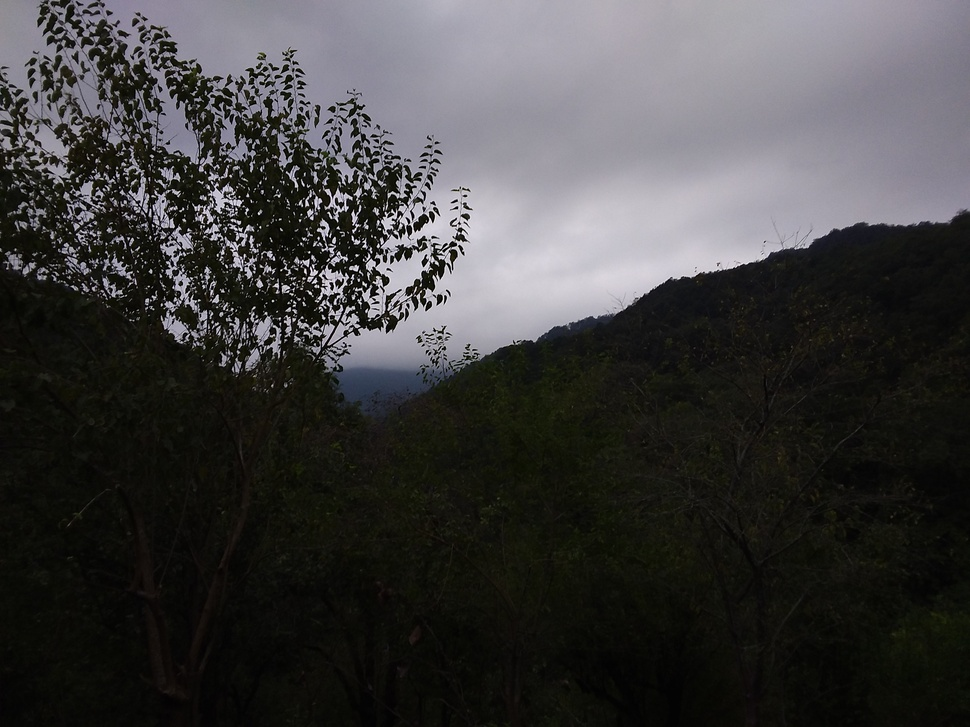
#> input picture HW1/Qustions/Enhance2.jpg, 970 x 727 px, shrunk from 3264 x 2448 before the run, found by its file name
$ python q2.py
#> lines starting #> are read from the running program, lines starting #| are printed output that depends on the picture
# import libraries and read image
import numpy as np
import cv2
import matplotlib.pyplot as plt
import numpy as np


# equalize hist function
def equalize_hist(img):
    # calculate histogram
    hist = np.zeros(256)
    flatten = img.flatten()
    for intensity in flatten:
        hist[intensity] += 1

    # normalize hist
    normalized_hist = hist/sum(hist)

    # cummulative sum
    cumsum_hist = np.cumsum(normalized_hist)

    # create lookup table for new intensities
    new_intensities = np.floor(255 * cumsum_hist)

    # creating equalized hist image
    shape = img.shape
    img = img.flatten()
    new_img = np.array([new_intensities[item] for item in img], dtype=np.uint8)
    new_img = new_img.reshape(shape)

    return new_img


img = cv2.imread('Enhance2.jpg')
#> img is the input picture: shape (727, 970, 3); mean B, G, R 62.5, 62.4, 63.2
img = cv2.cvtColor(img, cv2.COLOR_BGR2RGB)

# conditional log transformation
alpha = 0.2
beta = 0.03
r, g, b = cv2.split(img)
rt = np.where((r + g + b) / 3 < 40, np.uint8(255 / np.log(1 + 255 * alpha) * np.log(1 + alpha * r)),
              np.uint8(255 / np.log(1 + 255 * beta) * np.log(1 + beta * r)))
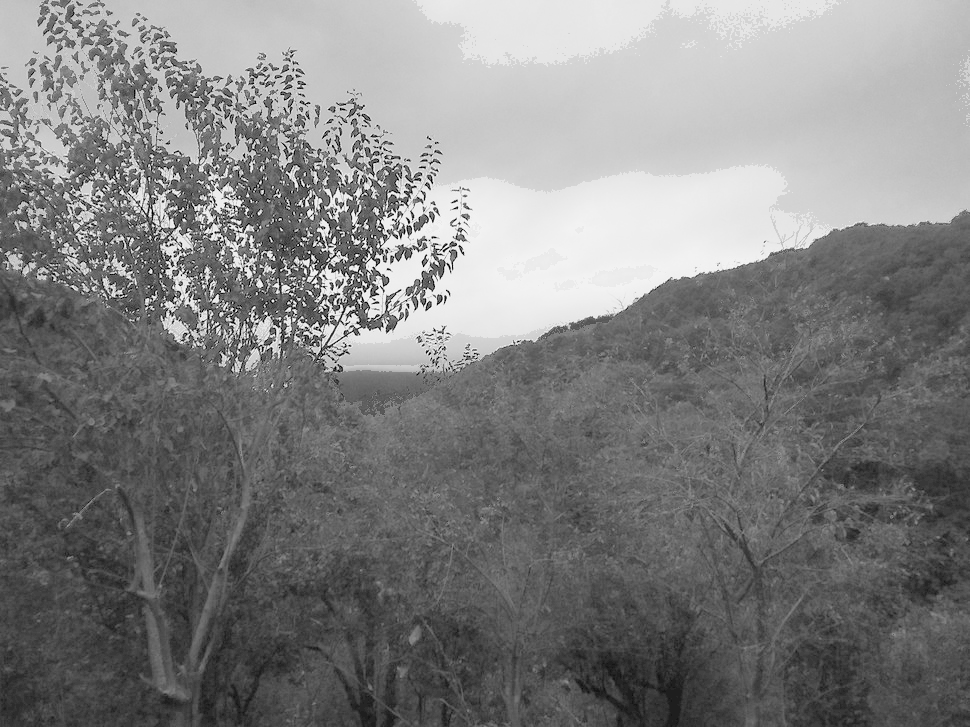
#> rt: shape (727, 970); min 0, max 255, mean 128.2
gt = np.where((r + g + b) / 3 < 40, np.uint8(255 / np.log(1 + 255 * alpha) * np.log(1 + alpha * g)),
              np.uint8(255 / np.log(1 + 255 * beta) * np.log(1 + beta * g)))
bt = np.where((r + g + b) / 3 < 40, np.uint8(255 / np.log(1 + 255 * alpha) * np.log(1 + alpha * b)),
              np.uint8(255 / np.log(1 + 255 * beta) * np.log(1 + beta * b)))
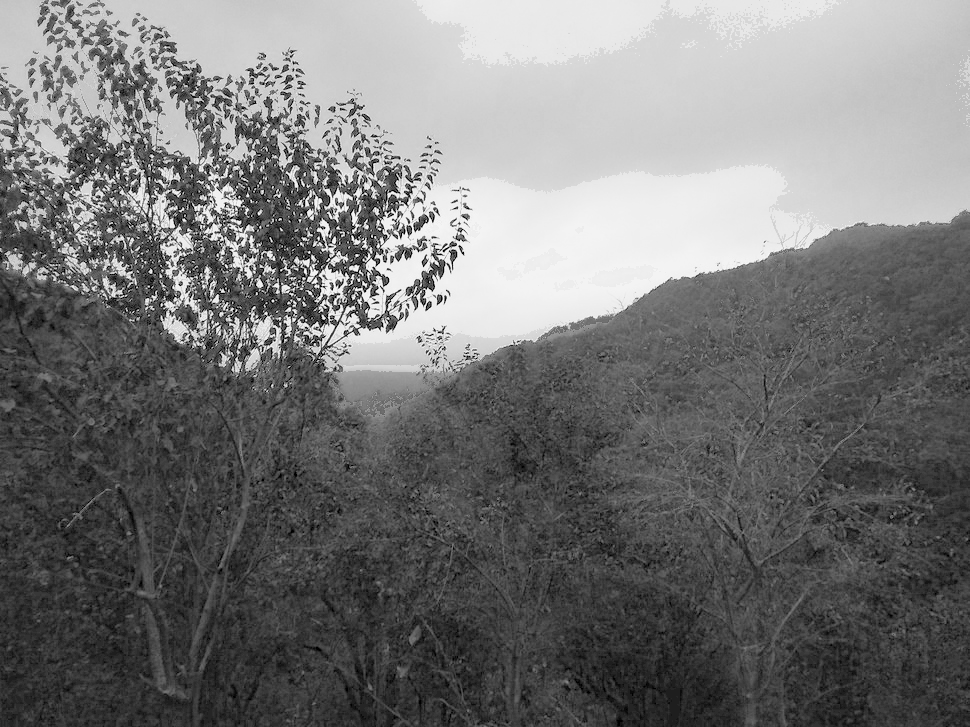
#> bt: shape (727, 970); min 0, max 255, mean 118
log_transformed = cv2.merge((rt, gt, bt))
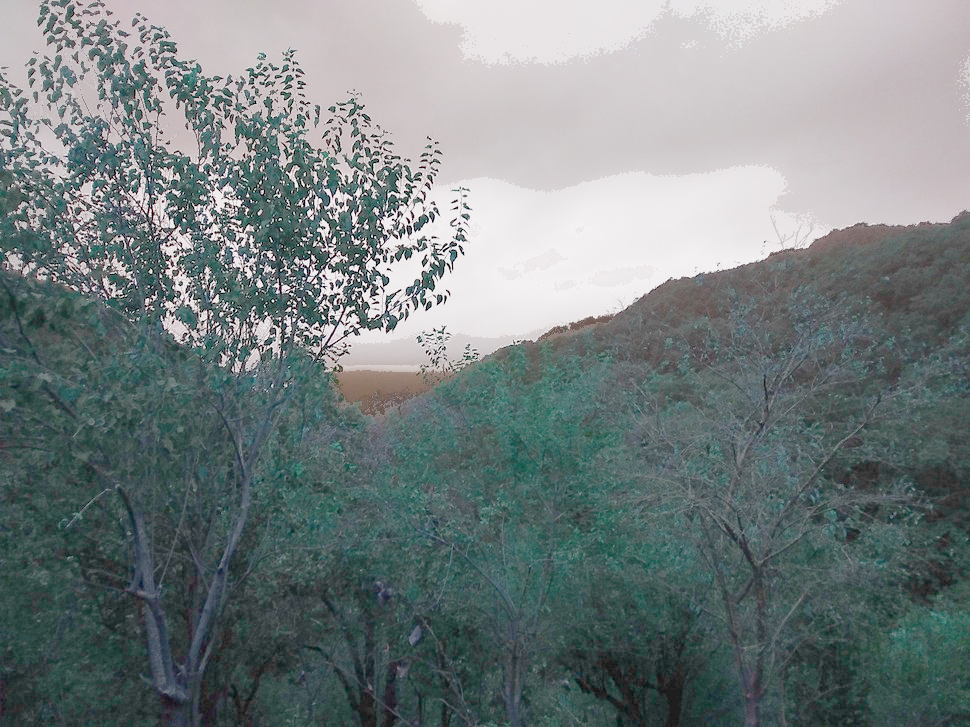
#> log_transformed: shape (727, 970, 3); mean of channels 0, 1, 2 128.2, 127.7, 118; drawn as B, G, R

rtt, gtt, btt = equalize_hist(rt), equalize_hist(gt), equalize_hist(bt)
#> the loop in equalize_hist, `for intensity in flatten:` made 705190 passes
#> intensity on passes 1 to 3: 192, 194, 194
#> after the loop in equalize_hist, `for intensity in flatten:`: hist = 256 values, max 28048 at index 78, min 0 at index 1, mean 2754.6
#> in equalize_hist, `normalized_hist = hist/sum(hist)`: normalized_hist = 256 values, max 0.0398 at index 78, min 0 at index 1, mean 0.00391
#> in equalize_hist, `cumsum_hist = np.cumsum(normalized_hist)`: cumsum_hist = 256 values from 0.00126 to 1
#> in equalize_hist, `new_intensities = np.floor(255 * cumsum_hist)`: new_intensities = 256 values from 0 to 254
#> in equalize_hist (call 2), `hist = np.zeros(256)`: hist = 256 values from 0 to 0
#> the loop in equalize_hist (call 2), `for intensity in flatten:` made 705190 passes
#> intensity on passes 1 to 3: 191, 192, 192
#> after the loop in equalize_hist (call 2), `for intensity in flatten:`: hist = 256 values, max 28317 at index 82, min 0 at index 1, mean 2754.6
#> in equalize_hist (call 2), `normalized_hist = hist/sum(hist)`: normalized_hist = 256 values, max 0.0402 at index 82, min 0 at index 1, mean 0.00391
#> in equalize_hist (call 2), `cumsum_hist = np.cumsum(normalized_hist)`: cumsum_hist = 256 values from 0.00324 to 1
#> in equalize_hist (call 2), `new_intensities = np.floor(255 * cumsum_hist)`: new_intensities = 256 values from 0 to 255
#> in equalize_hist (call 2), `new_img = new_img.reshape(shape)`:
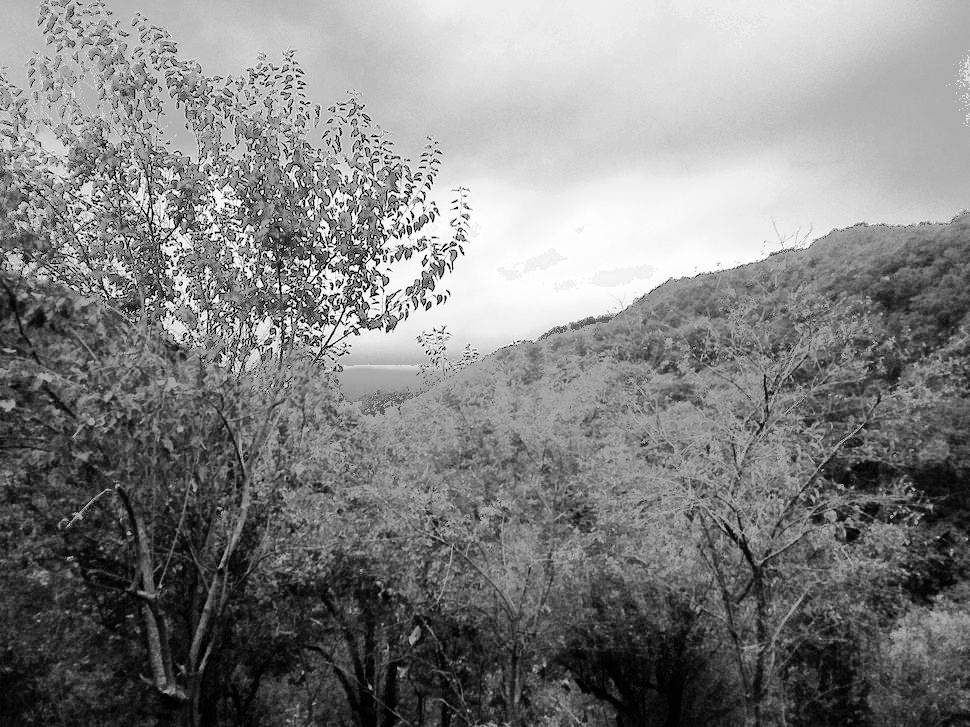
#> new_img: shape (727, 970); min 0, max 255, mean 129.8
#> in equalize_hist (call 3), `hist = np.zeros(256)`: hist = 256 values from 0 to 0
#> the loop in equalize_hist (call 3), `for intensity in flatten:` made 705190 passes
#> intensity on passes 1 to 3: 193, 194, 194
#> after the loop in equalize_hist (call 3), `for intensity in flatten:`: hist = 256 values, max 40739 at index 56, min 0 at index 1, mean 2754.6
#> in equalize_hist (call 3), `normalized_hist = hist/sum(hist)`: normalized_hist = 256 values, max 0.0578 at index 56, min 0 at index 1, mean 0.00391
#> in equalize_hist (call 3), `cumsum_hist = np.cumsum(normalized_hist)`: cumsum_hist = 256 values from 0.00469 to 1
#> in equalize_hist (call 3), `new_intensities = np.floor(255 * cumsum_hist)`: new_intensities = 256 values from 1 to 254
#> in equalize_hist (call 3), `new_img = new_img.reshape(shape)`:
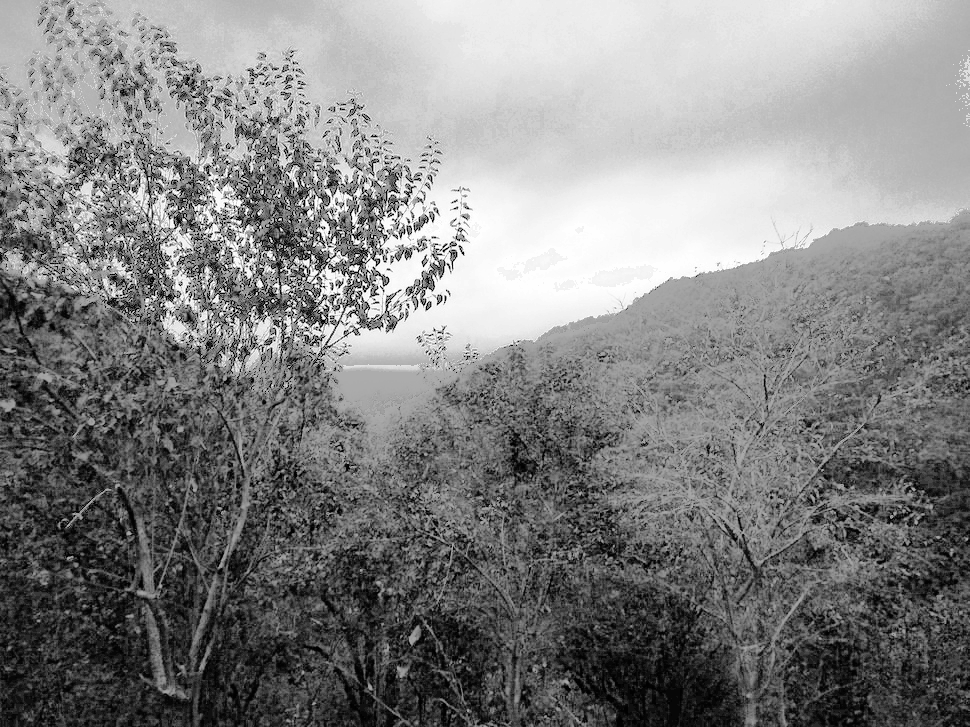
#> new_img: shape (727, 970); min 1, max 254, mean 130.5
img = cv2.merge((rtt, gtt, btt))
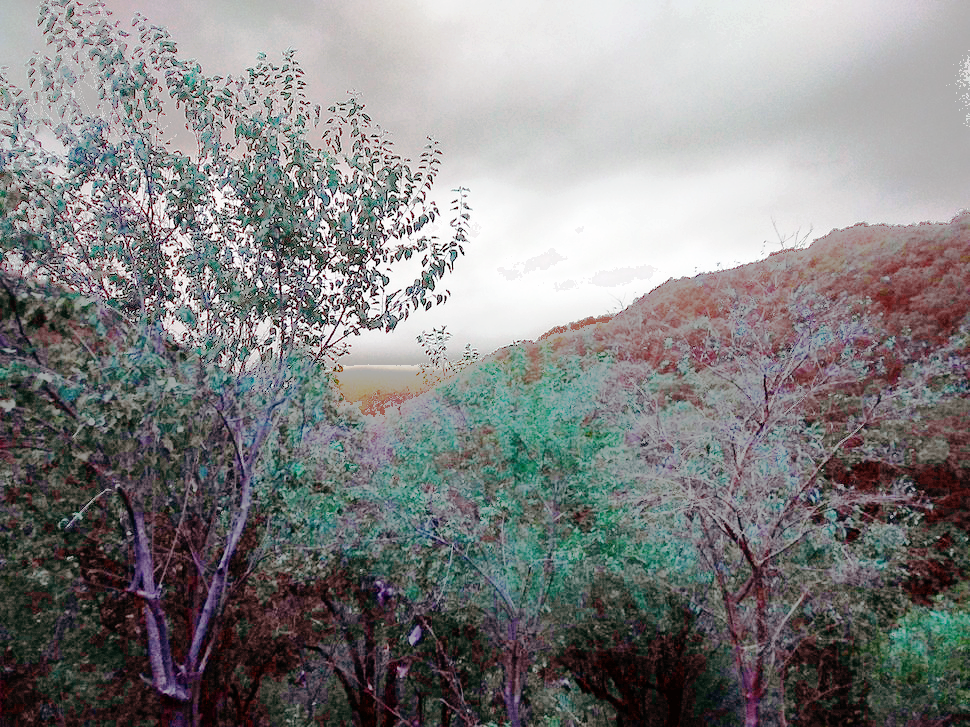
#> img: shape (727, 970, 3); mean of channels 0, 1, 2 129.8, 129.8, 130.5; drawn as B, G, R

# save image
img = cv2.cvtColor(img, cv2.COLOR_RGB2BGR)
cv2.imwrite("res02.jpg", img)

$ run again, with HW1/Qustions/Dark.jpg copied over HW1/Qustions/Enhance2.jpg
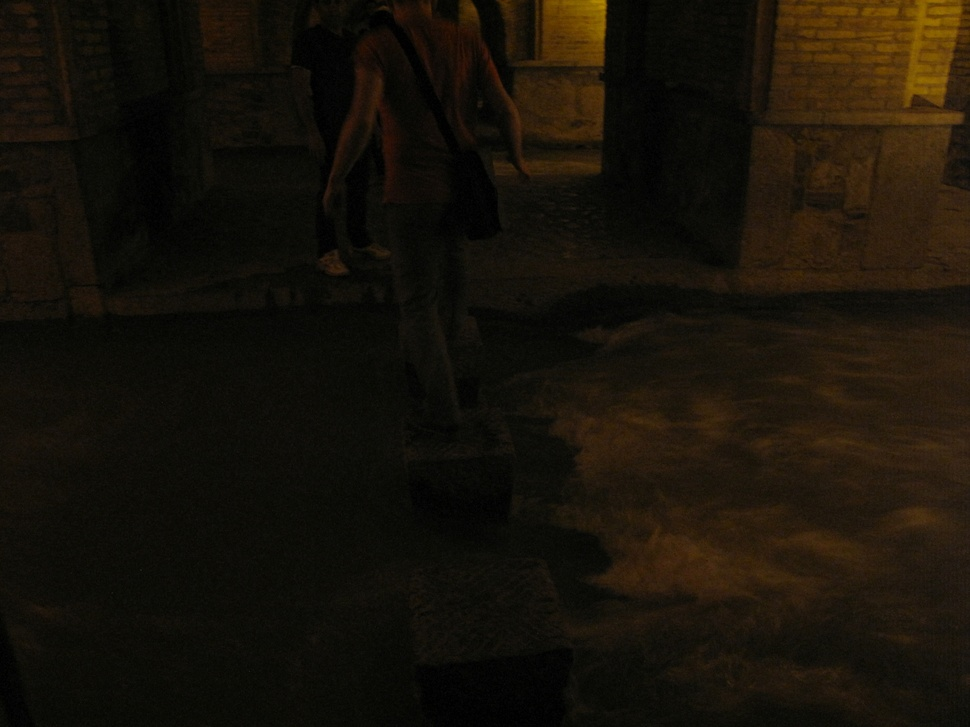
#> input picture HW1/Qustions/Dark.jpg, 970 x 727 px, shrunk from 2208 x 1656 before the run, found by its file name
#> img is the input picture: shape (727, 970, 3); mean B, G, R 9.1, 18.2, 23.5
#> `log_transformed = cv2.merge((rt, gt, bt))`:
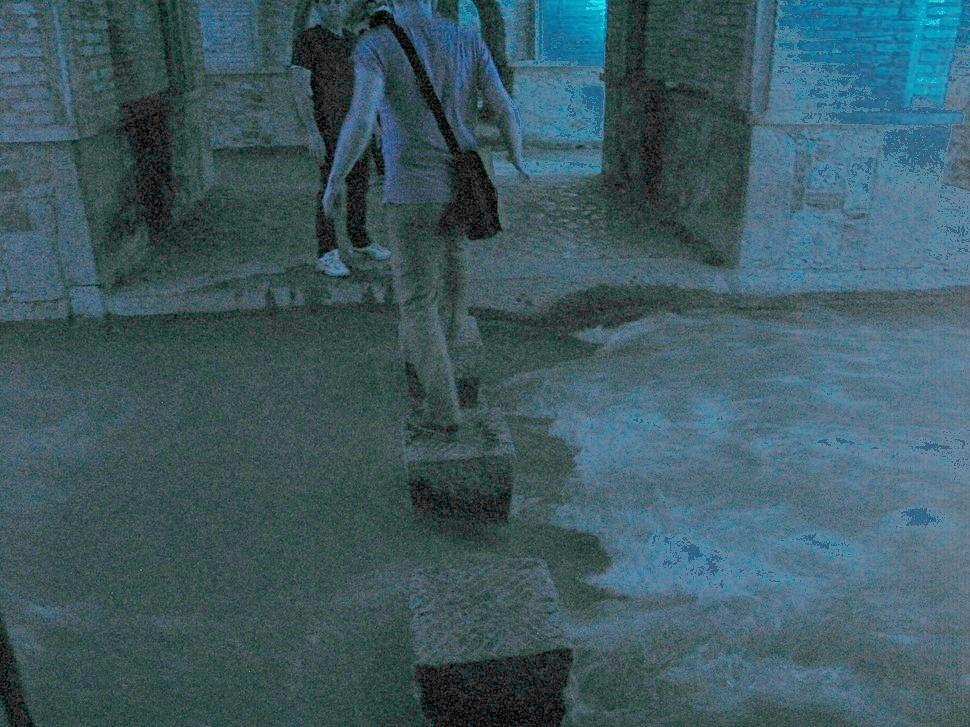
#> log_transformed: shape (727, 970, 3); mean of channels 0, 1, 2 98.8, 90.4, 61.8; drawn as B, G, R
#> the loop in equalize_hist, `for intensity in flatten:` made 705190 passes
#> intensity on passes 1 to 3: 75, 86, 70
#> after the loop in equalize_hist, `for intensity in flatten:`: hist = 256 values, max 43170 at index 78, min 0 at index 1, mean 2754.6
#> normalized_hist = 256 values, max 0.0612 at index 78, min 0 at index 1, mean 0.00391
#> cumsum_hist = 256 values from 0.00284 to 1
#> new_intensities = 256 values from 0 to 255
#> the loop in equalize_hist (call 2), `for intensity in flatten:` made 705190 passes
#> intensity on passes 1 to 3: 70, 82, 66
#> `img = cv2.merge((rtt, gtt, btt))`:
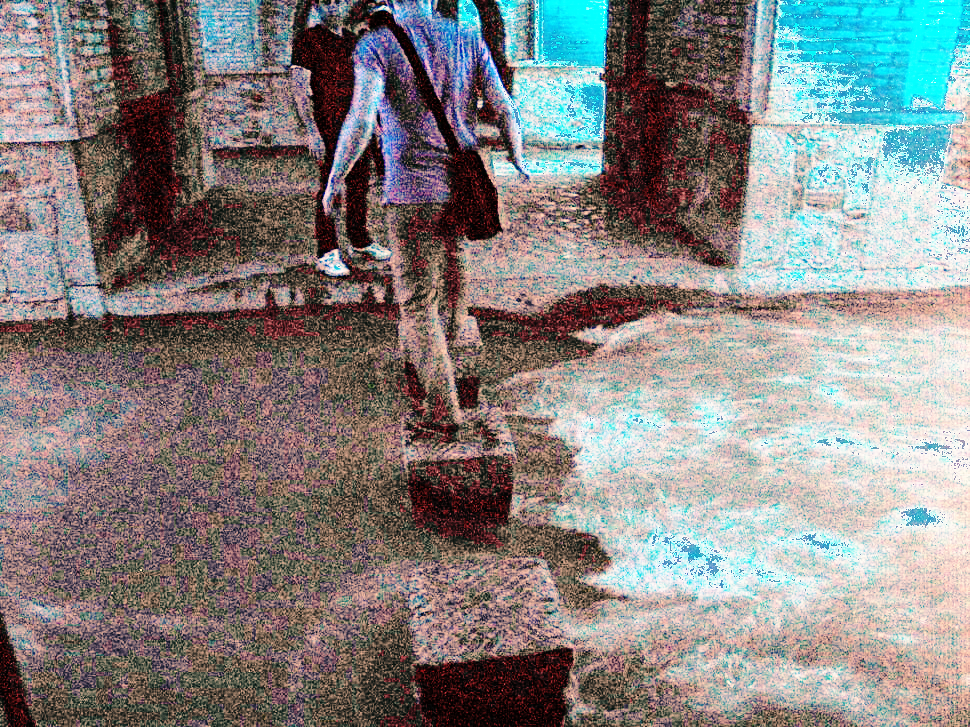
#> img: shape (727, 970, 3); mean of channels 0, 1, 2 130.6, 132, 135.1; drawn as B, G, R
